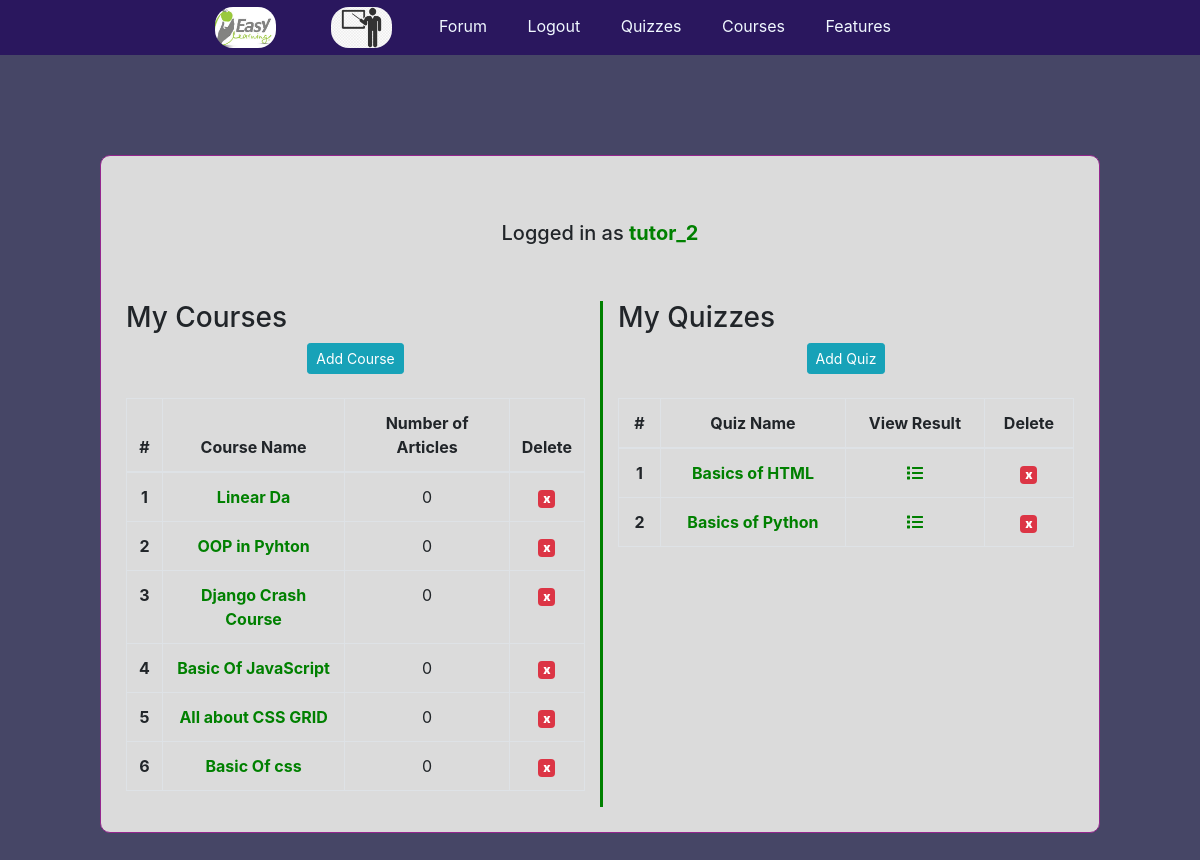
The page /tutor/ (signed in) on the database its author committed.
### app_login/models.py (models this page shows, shortened)
class User(AbstractUser):
    is_student = models.BooleanField(default=False)
    is_tutor = models.BooleanField(default=False)

### app_course/models.py (models this page shows, shortened)
class Course(models.Model):
    author = models.ForeignKey(
        User, on_delete=models.CASCADE, related_name="course_author")
    catagory = models.ForeignKey(
        Catagory, on_delete=models.CASCADE, related_name="course_catagory")
    name = models.CharField(max_length=264)
    created = models.DateTimeField(auto_now_add=True)
    class Meta:
        ordering = ('-created',)

### app_quiz/models.py (models this page shows, shortened)
class Quiz(models.Model):
    author = models.ForeignKey(
        User, on_delete=models.CASCADE, related_name='quiz_author')
    catagory = models.ForeignKey(
        Catagory, on_delete=models.CASCADE, related_name='quiz_catagory', null=True)
    title = models.CharField(max_length=264)
    created = models.DateTimeField(auto_now_add=True)
    class Meta:
        ordering = ('-created',)

### app_tutor/views.py (the view)
# urls.py: path('', views.tutorProfile, name="tutor_profile"),
@login_required
@tutor_required
def tutorProfile(request):
    return render(request, 'app_tutor/tutor_profile.html', {})

### templates/app_tutor/tutor_profile.html
{% extends 'base.html' %}
{% block body_block %}
<h5>Logged in as <b style="color: green;">{{user.username}}</b></h5>
<br><br>
<div class="row">
    <div class="col-6">
        <h3 style="text-align: left;">My Courses</h3>
        <a href="{% url 'app_course:add_course' %}" class=" btn btn-info btn-sm">Add Course</a>
        <br><br>
        <table class="table table-bordered table-hover">
            <thead>
                <tr style="text-align: center;">
                    <th>#</th>
                    <th>Course Name</th>
                    <th>Number of Articles</th>
                    <th>Delete</th>
                </tr>
            </thead>
            <tbody>
                {% for item in user.course_author.all %}
                <tr style="text-align: center;">
                    <th>{{forloop.counter}}</th>
                    <td><a href="{% url 'app_course:course_details' pk=item.pk %}"
                            style="text-decoration: none; color: green;">
                            <b>{{item.name}} </b></a></td>
                    <td>{{item.article_course.count}}</td>
                    <td>
                        <a href="{% url 'app_course:delete_course' pk=item.pk %}"
                            class="badge badge-danger"><strong>x</strong></a>
                    </td>
                </tr>
                {% endfor %}
            </tbody>
        </table>
    </div>
    <div class="col-6" style="border-left: solid green;">
        <h3 style="text-align: left;">My Quizzes</h3>
        <a href="{% url 'app_quiz:add_quiz' %}" class=" btn btn-info btn-sm">Add Quiz</a>
        <br><br>
        <table class="table table-bordered table-hover" style="text-align: center;">
            <thead>
                <tr style="text-align: center;">
                    <th>#</th>
                    <th>Quiz Name</th>
                    <th>View Result</th>
                    <th>Delete</th>
                </tr>
            </thead>
            <tbody>
                {% for item in user.quiz_author.all %}
                <tr style="text-align: center;">
                    <th>{{forloop.counter}}</th>
                    <td><a href="{% url 'app_quiz:quiz_details' quiz_pk=item.pk %}"
                            style="text-decoration: none; color: green;">
                            <b>{{item.title}} </b></a></td>
                    <td><a href="{% url 'app_tutor:result' quiz_pk=item.pk %}"><i class="fa fa-list"
                                style="color: green;" aria-hidden="true"></i></a></td>
                    <td><a href="{% url 'app_quiz:delete_quiz' quiz_pk=item.pk %}"
                            class="badge badge-danger"><strong>x</strong></a></td>
                </tr>
                {% empty %}
                <tr>
                    <td colspan="4">You have No Quiz Yet...!</td>
                </tr>
                {% endfor %}
            </tbody>
        </table>
    </div>
</div>
{% endblock %}

### static/css/base.css (style rules this page uses)
body { background-color: rgb(70, 70, 102); }

### rows shown on the page
User: username "tutor_2"
Course: name "Linear Da", article_course.count "0"
Course: name "OOP in Pyhton", article_course.count "0"
Course: name "Django Crash Course", article_course.count "0"
Course: name "Basic Of JavaScript", article_course.count "0"
Course: name "All about CSS GRID", article_course.count "0"
Course: name "Basic Of css", article_course.count "0"
Quiz: title "Basics of HTML"
Quiz: title "Basics of Python"
